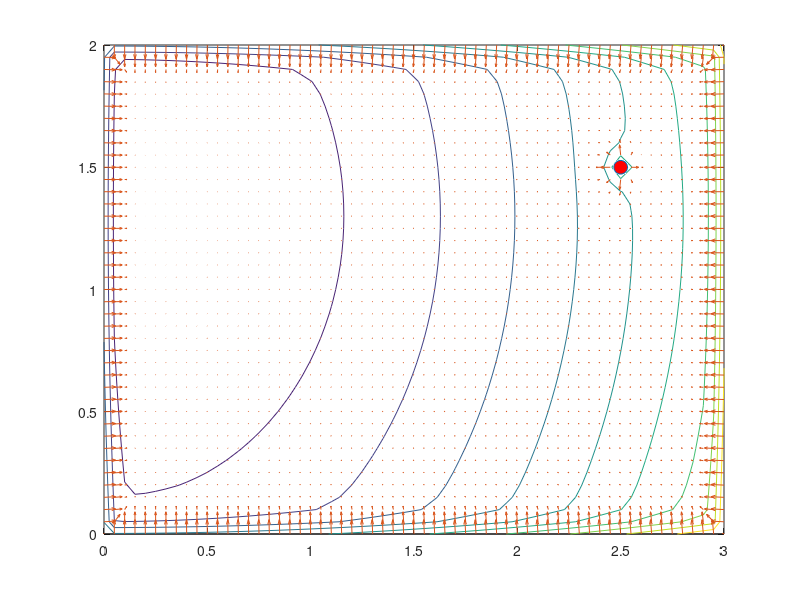

MATLAB code for this plot:
xtarget = 0;
ytarget = 1.3;

xpos= 2;
ypos= 1.3;

xadv=2.5;
yadv=1.5;
distlimadv=0.5;
krepadv=0.03;

distlim=0.25;
katt=7;
krep=0.003;

grid=0.05;
X= 0:grid:3;
Y= 0:grid:2;
sizeX=size(X);
sizex=sizeX(2);
sizeY=size(Y);
sizey=sizeY(2);
[xx,yy]=meshgrid(X,Y);

obstacle1=zeros(2,sizey); %mur gauche
obstacle2=3*ones(2,sizey); %mur droite
for j=1:sizey
    obstacle1(2,j)=grid*(j-1);
    obstacle2(2,j)=grid*(j-1);
end
obstacle3=zeros(2,sizex); %mur bas
obstacle4=2*ones(2,sizex); %mur haut
for j=1:sizex
    obstacle3(1,j)=grid*(j-1);
    obstacle4(1,j)=grid*(j-1);
end

distobstacle=300*ones(sizex,sizey); % distance de l'obstacle le plus proche
U=zeros(sizey,sizex);
for i=1:sizex
    for j=1:sizey
        %distance obstacle1
        for k=1:sizey
            dist=sqrt((X(i)-obstacle1(1,k))^2+(Y(j)-obstacle1(2,k))^2);
            if (dist<distobstacle(i,j))
                distobstacle(i,j)=dist;
            end
        end
        %distance obstacle2
        for k=1:sizey
            dist=sqrt((X(i)-obstacle2(1,k))^2+(Y(j)-obstacle2(2,k))^2);
            if (dist<distobstacle(i,j))
                distobstacle(i,j)=dist;
            end
        end
        %distance obstacle3
        for k=1:sizex
            dist=sqrt((X(i)-obstacle3(1,k))^2+(Y(j)-obstacle3(2,k))^2);
            if (dist<distobstacle(i,j))
                distobstacle(i,j)=dist;
            end
        end
        %distance obstacle4
        for k=1:sizex
            dist=sqrt((X(i)-obstacle4(1,k))^2+(Y(j)-obstacle4(2,k))^2);
            if (dist<distobstacle(i,j))
                distobstacle(i,j)=dist;
            end
        end
        
        if (distobstacle(i,j)<10^-5)
            distobstacle(i,j)=0.03;
        end
        
        distadv=sqrt((X(i)-xadv)^2+(Y(j)-yadv)^2);
        if (distadv<10^-5)
            distadv=0.03;
        end
        
        disttarget2=(X(i)-xtarget).^2+(Y(j)-ytarget).^2;
        U(j,i)=katt*disttarget2/2;
        if (distobstacle(i,j)<distlim) 
            U(j,i)=U(j,i)+krepadv*((1/distobstacle(i,j) - 1/distlim)^2)/2;
            %U(j,i)=U(j,i)+krep*(1/(distobstacle(i,j) - distlim))/2;
        end
        if (distadv<distlimadv) 
            U(j,i)=U(j,i)+krepadv*((1/distadv - 1/distlimadv)^2)/2;
            %U(j,i)=U(j,i)+krep*(1/(distobstacle(i,j) - distlim))/2;
        end
    end
end

figure;

stem(xadv,yadv,'LineStyle','none','MarkerSize',10,'color','r','MarkerFaceColor','r');
hold on
contour(X,Y,U);
hold on

U=-U;
[px,py] = gradient(U,grid,grid);
quiver(X,Y,px,py)
x=xpos/grid +1;
y=ypos/grid +1;
Fx=px(y,x)
Fy=py(y,x)
